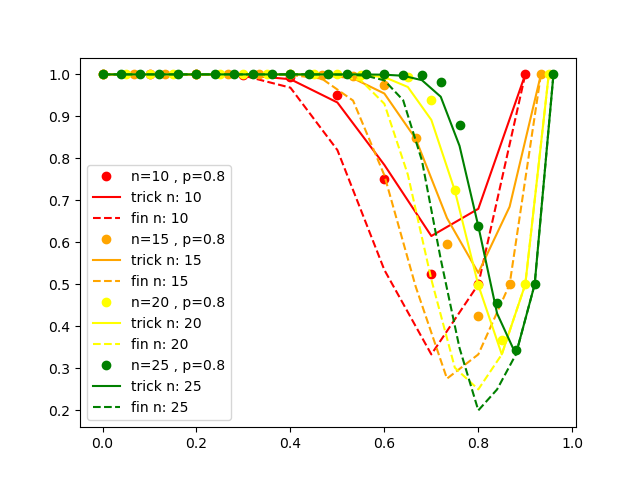

The script that drew this image:
import sys, pickle
sys.path.insert(0, "libs")

import os, pickle, csv # import packages for file I/O
import time # package to help keep track of calculation time

import numpy as np
import networkx as nx
import matplotlib.pyplot as plt
import pandas as pd

import scipy
import scipy.stats as sst
from scipy.special import comb
from scipy.integrate import simpson
from scipy.signal import argrelextrema
from random import choice

from libs.utils import *
from libs.finiteTheory import *
from visualizations import *
from libs.utils import *
from robustnessSimulations import *
from performanceMeasures import *
from infiniteTheory import *
from finiteTheory import *



fvals = pickle.load(open('data/fvalues.p', 'rb'))
pvals = pickle.load(open('data/Pvalues.p', 'rb'))

def attack_trick(p, nodes_array=[10, 20, 30, 40, 50, 60], removal=["attack"], trials = 100):

    if removal == ["random"]:
        remove_bool = False
    elif removal == ["attack"]:
        remove_bool = True
    prob_array = np.zeros(len(nodes_array))
    colors = ["red", "orange", "yellow", "green", "purple", "magenta", "cyan"]

    for i in range(len(nodes_array)):
        prob_array[i] = p
        #prob_array[i] = 1 / (percthresh * (nodes_array[i] - 1))

    # fig = plot_graphs(numbers_of_nodes=[nodes_array[0]], edge_probabilities=[prob_array[0]],
    #                  graph_types=['ER'], remove_strategies=removal,
    #                  performance='relative LCC', num_trials=100,
    #                  smooth_end=False, forbidden_values=[], fdict=fvals, lcc_method_main="pmult", savefig='',
    #                  simbool=True)

    for j in range(len(nodes_array)):
        n=nodes_array[j]
        rlcc = np.zeros(n)
        graph_array = np.zeros(trials, dtype = object)
        for r in range(trials):
            g = nx.gnp_random_graph(n,p)
            graph_array[r] = g
        removed_max = np.zeros(n)

        current_p = p
        for i_r in range(n):
            new_nodes = n-i_r
            max_d = 0
            for graph in graph_array:
                v = sorted(graph.degree, key=lambda x: x[1], reverse=True)[0][0]
                max_d += graph.degree(v)
                graph.remove_node(v)
            max_d /= trials
            removed_max[i_r] = max_d
            print("max_d",max_d)
            rlcc[i_r] = calculate_S(current_p, new_nodes, fvals, pvals,lcc_method = "pmult", executable_path=r'C:\Users\jj\Downloads\GitHub\small-perc\libs\p-recursion.exe')/(n-i_r)
            if new_nodes <=2:
                current_p = 0

            else:
                current_p = current_p * new_nodes / (new_nodes - 2) - 2 * max_d / ((new_nodes - 1) * (new_nodes - 2))
                current_p = max([current_p, 0])
        
        sim_data = completeRCData(numbers_of_nodes=[nodes_array[j]],
                                  edge_probabilities=[prob_array[j]], num_trials=1000,
                                  performance='relative LCC', graph_types=['ER'],
                                  remove_strategies=removal)
        data_array = np.array(sim_data[0][0][0][0])

        # exclude the first row, because it is the number of nodes
        data_array = data_array[1:]

        # this can prevent some sort of bug about invalid values
        for val in []:
            data_array[data_array == val] = np.nan

        # plot simulated data
        removed_fraction = np.arange(nodes_array[j]) / nodes_array[j]
        line_data = np.nanmean(data_array, axis=0)
        
        plt.plot(removed_fraction, line_data,
                     'o', label="n={} , p={}".format(nodes_array[j], prob_array[j]), color=colors[j])
        plt.plot(np.arange(n) / n, rlcc,
                    label="trick n: " + str(n), color=colors[j])
        plt.plot(np.arange(n) / n,
                     finiteTheory.relSCurve(prob_array[j], n,
                                            attack=remove_bool, fdict=fvals, pdict=pvals, lcc_method_relS="pmult", executable_path='libs/p-recursion-float128.exe'),
                     label="fin n: " + str(n), color=colors[j], linestyle = "--")

    plt.legend()
    plt.show()

attack_trick(.8, nodes_array=[10, 15, 20, 25], removal=["attack"])
